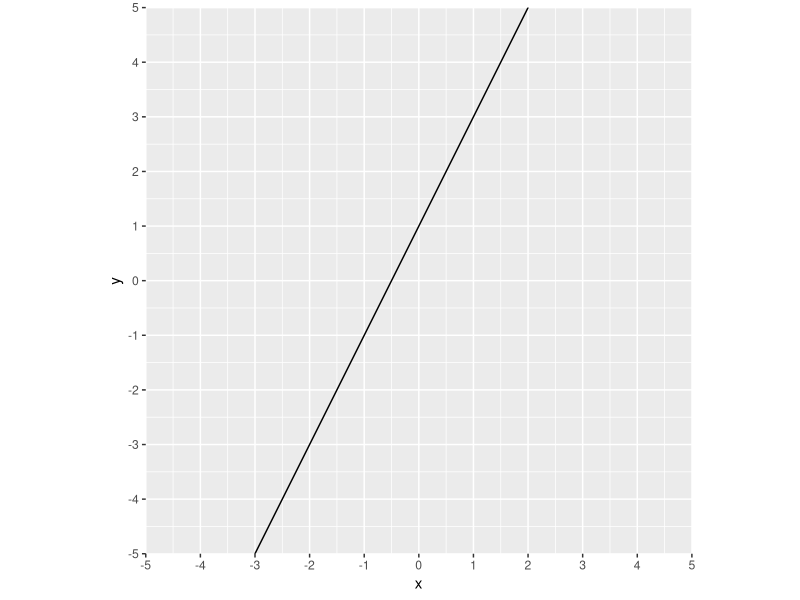

This chart was generated by the following R code:
## ---- chunk 1
    library(ggplot2)
    input <- list(m = 2, c = 1)
    x <- seq(-5, 5, length.out = 11)
    y <- input$m * x + input$c
    df <- data.frame(x=x, y=y)
    ggplot(df, aes(x, y)) + geom_line() +
      coord_fixed(1, xlim = c(-5,5), ylim = c(-5,5), expand = FALSE) +
      scale_x_continuous(breaks = -5:5) +
      scale_y_continuous(breaks = -5:5)
